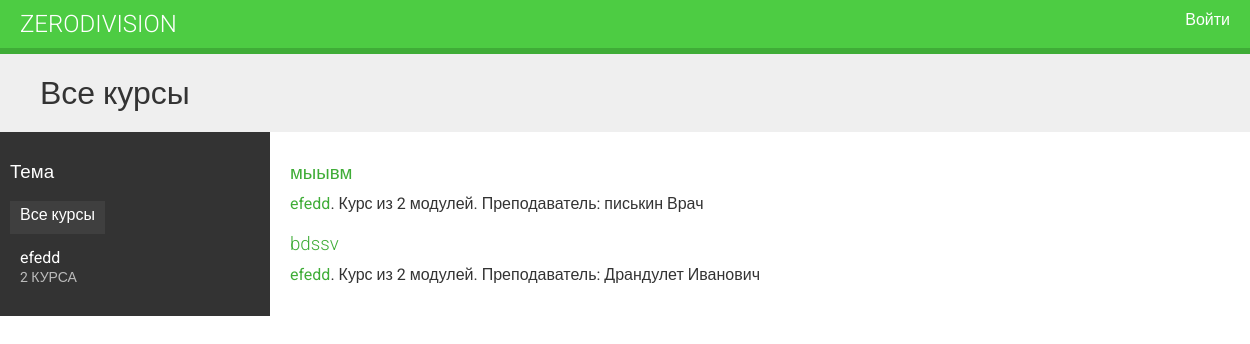
The app's page /, older data.
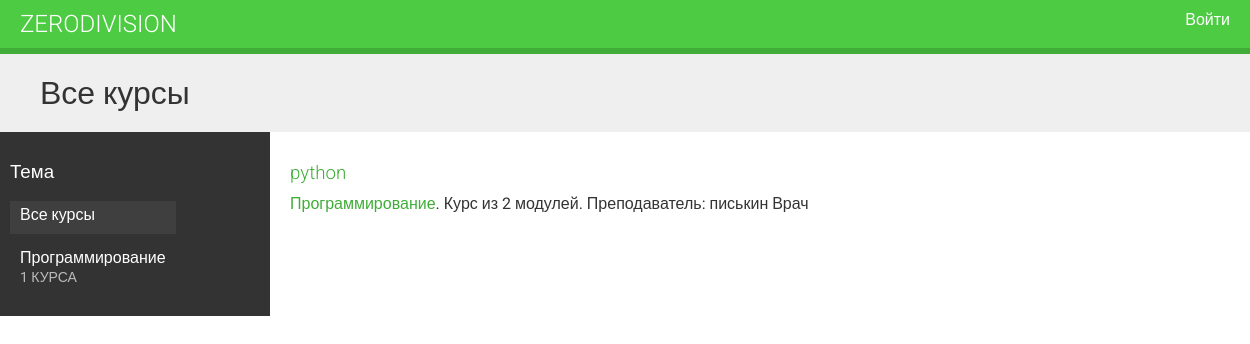
The same page, newer data.
### courses/models.py (models this page shows, shortened)
class Subject(models.Model):
    title = models.CharField(max_length=200)
    slug = models.SlugField(max_length=200, unique=True)
    class Meta:
        ordering = ['title']
    def __str__(self):
        return self.title

class Course(models.Model):
    owner = models.ForeignKey(User,
                              related_name='courses_created',
                              on_delete=models.CASCADE)
    subject = models.ForeignKey(Subject,
                                related_name='courses',
                                on_delete=models.CASCADE)
    title = models.CharField(max_length=200)
    slug = models.SlugField(max_length=200, unique=True)
    overview = models.TextField()
    created = models.DateTimeField(auto_now_add=True)
    students = models.ManyToManyField(User,
                                      related_name='courses_joined',
                                      blank=True)
    class Meta:
        ordering = ['-created']

### courses/views.py (the view)
# urls.py: path('', CourseListView.as_view(), name='course_list'),
class CourseListView(TemplateResponseMixin, View):
    model = Course
    template_name = 'courses/course/list.html'
    def get(self, request, subject=None):
        subjects = cache.get('all_subjects')
        if not subjects:
            subjects = Subject.objects.annotate(
                           total_courses=Count('courses'))
            cache.set('all_subjects', subjects)
        all_courses = Course.objects.annotate(
                                   total_modules=Count('modules'))
        if subject:
            subject = get_object_or_404(Subject, slug=subject)
            key = 'subject_{}_courses'.format(subject.id)
            courses = cache.get(key)
            if not courses:
                courses = all_courses.filter(subject=subject)
                cache.set(key, courses)
        else:
            courses = cache.get('all_courses')
            if not courses:
                courses = all_courses
                cache.set('all_courses', courses)
        return self.render_to_response({'subjects': subjects,
                                        'subject': subject,
                                        'courses': courses})

### courses/templates/courses/course/list.html (shortened to what this page needs)
{% extends "base.html" %}
{% block content %}
<h1>
    {% if subject %}
        {{ subject.title }} - курс
    {% else %}
        Все курсы
    {% endif %}
</h1>
<div class="contents">
    <h3>Тема</h3>
    <ul id="modules">
        <li {% if not subject %}class="selected"{% endif %}>
            <a href="{% url "course_list" %}">Все курсы</a>
        </li>
        {% for s in subjects %}
            <li {% if subject == s %}class="selected"{% endif %}>
                <a href="{% url "courses:course_list_subject" s.slug %}">
                    {{ s.title }}
                    <br><span>{{ s.total_courses }} курса</span>
                </a>
            </li>
        {% endfor %}
    </ul>
</div>
<div class="module">
    {% for course in courses %}
        {% with subject=course.subject %}
            <h3><a href="{% url "courses:course_detail" course.slug %}">{{ course.title }}</a></h3>
            <p>
                <a href="{% url "courses:course_list_subject" subject.slug %}">{{ subject }}</a>.
                Курс из {{ course.total_modules }} модулей.
                Преподаватель: {{ course.owner.get_full_name }}
            </p>
        {% endwith %}
    {% endfor %}
</div>
{% endblock %}

### courses/templates/base.html (shortened to what this page needs)
{% load static %}
<!DOCTYPE html>
<html lang="ru">
<head>
    <link href="{% static "css/base.css" %}" rel="stylesheet">
</head>
<body>
    <div id="header">
        <a href="/" class="logo">Zerodivision</a>
        <ul class="menu">
            {% if request.user.is_authenticated %}
                <li><a href="{% url "logout" %}">Выйти</a></li>
            {% else %}
                <li><a href="{% url "login" %}">Войти</a></li>
            {% endif %}
        </ul>
    </div>
    <div id="content">
        {% block content %}
        {% endblock %}
    </div>
</body>
</html>

### courses/static/css/base.css (style rules this page uses)
body { margin:0; font-family:'Roboto', sans-serif; font-weight:400; color:#333; }
a { color:#3fad37; text-decoration:none; }
ul { float:left; }
h1, h2, h3, h4, h5, h6 { font-family:'Roboto', sans-serif; font-weight:300; }
h1 { background:#efefef; width:100%; overflow:auto; padding:20px 0 20px 40px; margin:0; }
.module { padding:10px 20px; float:left; width:600px; }
.module h3 { margin:20px 0 0; padding:0; width:100%; }
.module p { margin:10px 0 20px; width:100%; float:left; }
#header { background:#4dcc43; overflow:auto; padding:10px 20px; border-bottom:6px solid #3fad37; }
#header .logo { text-decoration:none; font-family:'Roboto', sans-serif; font-weight:300; text-transform:uppercase; font-size:24px; color:#fff; float:left; }
#header a { color:#fff; }
#header .menu { list-style:none; float:right; margin:0; padding:0; }
.contents { width:20%; padding:10px; float:left; background:#333; color: #fff; font-family:'Roboto', sans-serif; }
.contents ul { list-style:none; margin:0; padding:0; }
.contents ul li { margin:0 0 10px 0; padding:4px 10px 10px; overflow:auto; }
.contents ul li.selected { background:#3f3f3f; }
.contents ul span { text-transform:uppercase; color:#bbb; font-size:14px; }
.contents ul a { display:block; color:#fff; text-decoration:none; }

Row changes from the older to the newer data that the page shows:
removed Subject: title "efedd", total_courses "2"
removed Course: title "мыывм", subject "efedd", total_modules "2", owner.get_full_name "писькин Врач"
removed Course: title "bdssv", subject "efedd", total_modules "2", owner.get_full_name "Драндулет Иванович"
added Subject: title "Программирование", total_courses "1"
added Course: title "python", subject "Программирование", total_modules "2", owner.get_full_name "писькин Врач"
